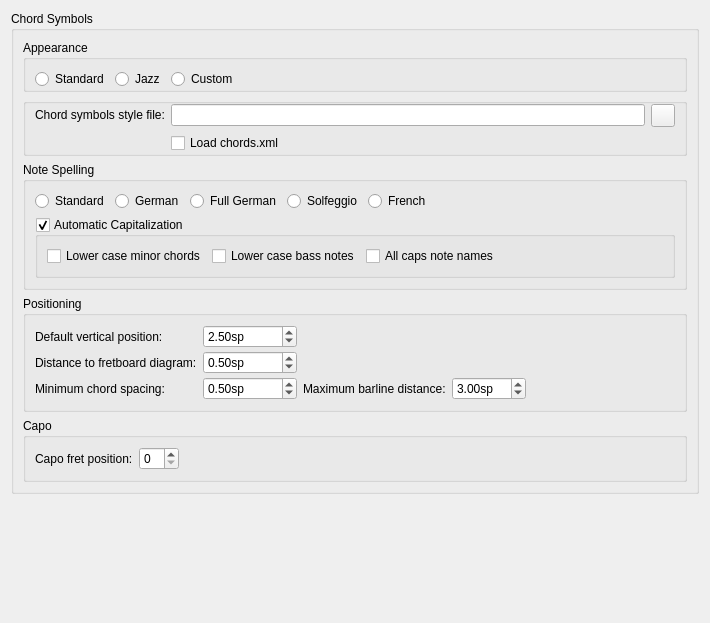
      <widget class="QWidget" name="PageChordSymbolsFretboardDiagrams">
       <layout class="QVBoxLayout" name="verticalLayout_12">
        <property name="spacing">
         <number>0</number>
        </property>
        <item>
         <widget class="QGroupBox" name="groupBox_5">
          <property name="title">
           <string>Chord Symbols</string>
          </property>
          <layout class="QVBoxLayout" name="verticalLayout_36">
           <item>
            <widget class="QGroupBox" name="groupBox_25">
             <property name="title">
              <string>Appearance</string>
             </property>
             <layout class="QHBoxLayout" name="horizontalLayout">
              <property name="bottomMargin">
               <number>0</number>
              </property>
              <item>
               <widget class="QRadioButton" name="chordsStandard">
                <property name="text">
                 <string>Standard</string>
                </property>
               </widget>
              </item>
              <item>
               <widget class="QRadioButton" name="chordsJazz">
                <property name="text">
                 <string>Jazz</string>
                </property>
               </widget>
              </item>
              <item>
               <widget class="QRadioButton" name="chordsCustom">
                <property name="text">
                 <string>Custom</string>
                </property>
               </widget>
              </item>
              <item>
               <spacer name="horizontalSpacer_13">
                <property name="orientation">
                 <enum>Qt::Horizontal</enum>
                </property>
                <property name="sizeHint" stdset="0">
                 <size>
                  <width>40</width>
                  <height>20</height>
                 </size>
                </property>
               </spacer>
              </item>
             </layout>
            </widget>
           </item>
           <item>
            <widget class="QGroupBox" name="chordDescriptionGroup">
             <property name="sizePolicy">
              <sizepolicy hsizetype="Preferred" vsizetype="Preferred">
               <horstretch>0</horstretch>
               <verstretch>0</verstretch>
              </sizepolicy>
             </property>
             <property name="title">
              <string/>
             </property>
             <property name="checkable">
              <bool>false</bool>
             </property>
             <property name="checked">
              <bool>false</bool>
             </property>
             <layout class="QGridLayout" name="chordDescriptionLayout">
              <property name="topMargin">
               <number>0</number>
              </property>
              <property name="bottomMargin">
               <number>0</number>
              </property>
              <item row="0" column="2">
               <widget class="QToolButton" name="chordDescriptionFileButton">
                <property name="text">
                 <string notr="true"/>
                </property>
                <property name="icon">
                 <iconset resource="musescore.qrc">
                  <normaloff>:/data/icons/document-open.svg</normaloff>:/data/icons/document-open.svg</iconset>
                </property>
               </widget>
              </item>
              <item row="0" column="1">
               <widget class="QLineEdit" name="chordDescriptionFile"/>
              </item>
              <item row="0" column="0">
               <widget class="QLabel" name="label_54">
                <property name="sizePolicy">
                 <sizepolicy hsizetype="Preferred" vsizetype="Fixed">
                  <horstretch>0</horstretch>
                  <verstretch>0</verstretch>
                 </sizepolicy>
                </property>
                <property name="text">
                 <string>Chord symbols style file:</string>
                </property>
                <property name="buddy">
                 <cstring>chordDescriptionFile</cstring>
                </property>
               </widget>
              </item>
              <item row="1" column="1">
               <widget class="QCheckBox" name="chordsXmlFile">
                <property name="text">
                 <string>Load chords.xml</string>
                </property>
               </widget>
              </item>
             </layout>
            </widget>
           </item>
           <item>
            <widget class="QGroupBox" name="groupBox_23">
             <property name="title">
              <string>Note Spelling</string>
             </property>
             <layout class="QVBoxLayout" name="verticalLayout_37">
              <item>
               <layout class="QHBoxLayout" name="horizontalLayout_6">
                <item>
                 <widget class="QRadioButton" name="useStandardNoteNames">
                  <property name="toolTip">
                   <string notr="true">A, B♭, B, C, C♯, ...</string>
                  </property>
                  <property name="text">
                   <string>Standard</string>
                  </property>
                 </widget>
                </item>
                <item>
                 <widget class="QRadioButton" name="useGermanNoteNames">
                  <property name="toolTip">
                   <string notr="true">A, B♭, H, C, C♯, ...</string>
                  </property>
                  <property name="text">
                   <string>German</string>
                  </property>
                 </widget>
                </item>
                <item>
                 <widget class="QRadioButton" name="useFullGermanNoteNames">
                  <property name="toolTip">
                   <string notr="true">A, B, H, C, Cis</string>
                  </property>
                  <property name="text">
                   <string>Full German</string>
                  </property>
                 </widget>
                </item>
                <item>
                 <widget class="QRadioButton" name="useSolfeggioNoteNames">
                  <property name="toolTip">
                   <string notr="true">Do, Do♯, Re♭, Re, ...</string>
                  </property>
                  <property name="text">
                   <string>Solfeggio</string>
                  </property>
                 </widget>
                </item>
                <item>
                 <widget class="QRadioButton" name="useFrenchNoteNames">
                  <property name="toolTip">
                   <string notr="true">Do, Do♯, Ré♭, Ré, ...</string>
                  </property>
                  <property name="text">
                   <string>French</string>
                  </property>
                 </widget>
                </item>
                <item>
                 <spacer name="horizontalSpacer_12">
                  <property name="orientation">
                   <enum>Qt::Horizontal</enum>
                  </property>
                  <property name="sizeHint" stdset="0">
                   <size>
                    <width>40</width>
                    <height>20</height>
                   </size>
                  </property>
                 </spacer>
                </item>
               </layout>
              </item>
              <item>
               <widget class="QGroupBox" name="automaticCapitalization">
                <property name="title">
                 <string>Automatic Capitalization</string>
                </property>
                <property name="checkable">
                 <bool>true</bool>
                </property>
                <layout class="QHBoxLayout" name="horizontalLayout_12">
                 <item>
                  <widget class="QCheckBox" name="lowerCaseMinorChords">
                   <property name="text">
                    <string>Lower case minor chords</string>
                   </property>
                  </widget>
                 </item>
                 <item>
                  <widget class="QCheckBox" name="lowerCaseBassNotes">
                   <property name="text">
                    <string>Lower case bass notes</string>
                   </property>
                  </widget>
                 </item>
                 <item>
                  <widget class="QCheckBox" name="allCapsNoteNames">
                   <property name="text">
                    <string>All caps note names</string>
                   </property>
                  </widget>
                 </item>
                 <item>
                  <spacer name="horizontalSpacer_17">
                   <property name="orientation">
                    <enum>Qt::Horizontal</enum>
                   </property>
                   <property name="sizeHint" stdset="0">
                    <size>
                     <width>40</width>
                     <height>20</height>
                    </size>
                   </property>
                  </spacer>
                 </item>
                </layout>
               </widget>
              </item>
             </layout>
            </widget>
           </item>
           <item>
            <widget class="QGroupBox" name="groupBox_24">
             <property name="title">
              <string>Positioning</string>
             </property>
             <layout class="QGridLayout" name="gridLayout_15">
              <property name="verticalSpacing">
               <number>3</number>
              </property>
              <item row="0" column="0">
               <widget class="QLabel" name="label_17">
                <property name="text">
                 <string>Default vertical position:</string>
                </property>
                <property name="buddy">
                 <cstring>harmonyY</cstring>
                </property>
               </widget>
              </item>
              <item row="0" column="1">
               <widget class="QDoubleSpinBox" name="harmonyY">
                <property name="suffix">
                 <string extracomment="spatium unit">sp</string>
                </property>
                <property name="minimum">
                 <double>-10000.000000000000000</double>
                </property>
                <property name="maximum">
                 <double>10000.000000000000000</double>
                </property>
                <property name="singleStep">
                 <double>0.500000000000000</double>
                </property>
                <property name="value">
                 <double>2.500000000000000</double>
                </property>
               </widget>
              </item>
              <item row="1" column="0">
               <widget class="QLabel" name="label_79">
                <property name="text">
                 <string>Distance to fretboard diagram:</string>
                </property>
                <property name="buddy">
                 <cstring>harmonyFretDist</cstring>
                </property>
               </widget>
              </item>
              <item row="1" column="1">
               <widget class="QDoubleSpinBox" name="harmonyFretDist">
                <property name="enabled">
                 <bool>true</bool>
                </property>
                <property name="suffix">
                 <string extracomment="spatium unit">sp</string>
                </property>
                <property name="minimum">
                 <double>-10000.000000000000000</double>
                </property>
                <property name="maximum">
                 <double>10000.000000000000000</double>
                </property>
                <property name="singleStep">
                 <double>0.500000000000000</double>
                </property>
                <property name="value">
                 <double>0.500000000000000</double>
                </property>
               </widget>
              </item>
              <item row="2" column="0">
               <widget class="QLabel" name="label_1001">
                <property name="text">
                 <string>Minimum chord spacing:</string>
                </property>
                <property name="buddy">
                 <cstring>minHarmonyDistance</cstring>
                </property>
               </widget>
              </item>
              <item row="2" column="1">
               <widget class="QDoubleSpinBox" name="minHarmonyDistance">
                <property name="suffix">
                 <string>sp</string>
                </property>
                <property name="minimum">
                 <double>-50.000000000000000</double>
                </property>
                <property name="maximum">
                 <double>10.000000000000000</double>
                </property>
                <property name="singleStep">
                 <double>0.100000000000000</double>
                </property>
                <property name="value">
                 <double>0.500000000000000</double>
                </property>
               </widget>
              </item>
              <item row="2" column="2">
               <widget class="QLabel" name="label_1002">
                <property name="text">
                 <string>Maximum barline distance:</string>
                </property>
                <property name="buddy">
                 <cstring>maxHarmonyBarDistance</cstring>
                </property>
               </widget>
              </item>
              <item row="2" column="3">
               <widget class="QDoubleSpinBox" name="maxHarmonyBarDistance">
                <property name="suffix">
                 <string>sp</string>
                </property>
                <property name="minimum">
                 <double>-50.000000000000000</double>
                </property>
                <property name="maximum">
                 <double>50.000000000000000</double>
                </property>
                <property name="singleStep">
                 <double>0.500000000000000</double>
                </property>
                <property name="value">
                 <double>3.000000000000000</double>
                </property>
               </widget>
              </item>
              <item row="2" column="4">
               <spacer name="horizontalSpacer_11">
                <property name="orientation">
                 <enum>Qt::Horizontal</enum>
                </property>
                <property name="sizeHint" stdset="0">
                 <size>
                  <width>40</width>
                  <height>20</height>
                 </size>
                </property>
               </spacer>
              </item>
             </layout>
            </widget>
           </item>
           <item>
            <widget class="QGroupBox" name="groupBox_27">
             <property name="title">
              <string>Capo</string>
             </property>
             <layout class="QGridLayout" name="gridLayout_13">
              <item row="0" column="0">
               <widget class="QLabel" name="label_60">
                <property name="text">
                 <string>Capo fret position:</string>
                </property>
                <property name="buddy">
                 <cstring>capoPosition</cstring>
                </property>
               </widget>
              </item>
              <item row="0" column="1">
               <widget class="QSpinBox" name="capoPosition">
                <property name="maximum">
                 <number>11</number>
                </property>
               </widget>
              </item>
              <item row="0" column="2">
               <spacer name="horizontalSpacer_6">
                <property name="orientation">
                 <enum>Qt::Horizontal</enum>
                </property>
                <property name="sizeHint" stdset="0">
                 <size>
                  <width>496</width>
                  <height>20</height>
                 </size>
                </property>
               </spacer>
              </item>
             </layout>
            </widget>
           </item>
          </layout>
         </widget>
        </item>
        <item>
         <spacer name="verticalSpacer_61">
          <property name="orientation">
           <enum>Qt::Vertical</enum>
          </property>
          <property name="sizeHint" stdset="0">
           <size>
            <width>496</width>
            <height>118</height>
           </size>
          </property>
         </spacer>
        </item>
       </layout>
      </widget>
